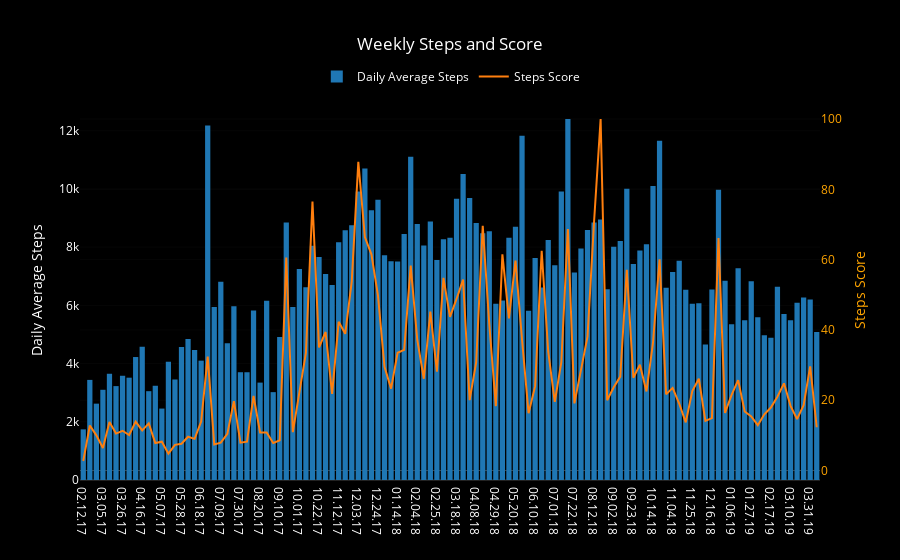

Here is the notebook cell this chart was saved with:
### Code cell
b_ws = go.Bar(x=week_df.week_range, y=week_df.mean_steps,
              name='Daily Average Steps', yaxis='y1')

sl_ws = go.Scatter(x=week_df.week_range, y=week_df.steps_score,
                        name='Steps Score', yaxis='y2')

l_ws = go.Layout({'plot_bgcolor': 'black', 'paper_bgcolor': 'black', 'font': {'color': 'white'},
                  'title': 'Weekly Steps and Score',
                  'legend': {'orientation': 'h', 'x': .32, 'y': 1.1},
                  'yaxis': {'title': 'Daily Average Steps', 'type': 'linear'},
                  'yaxis2': {'title': 'Steps Score', 'titlefont': {'color': 'orange'},
                             'tickfont': {'color': 'orange'}, 'overlaying': 'y', 'side': 'right'}})

d_ws = [b_ws, sl_ws]
f_ws = go.Figure(data=d_ws, layout=l_ws)
iplot(f_ws)
